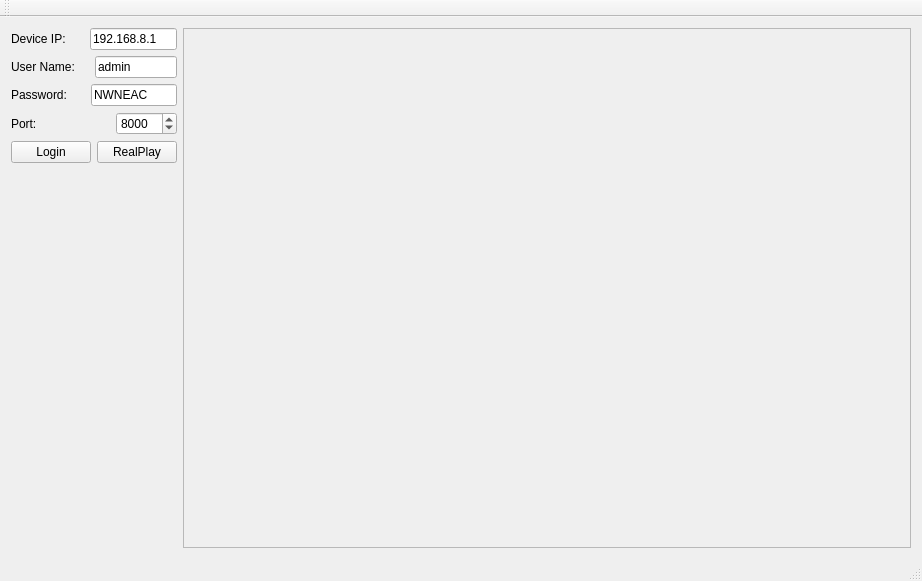
<?xml version="1.0" encoding="UTF-8"?>
<ui version="4.0">
 <class>MainWindow</class>
 <widget class="QMainWindow" name="MainWindow">
  <property name="geometry">
   <rect>
    <x>0</x>
    <y>0</y>
    <width>922</width>
    <height>581</height>
   </rect>
  </property>
  <property name="windowTitle">
   <string>MainWindow</string>
  </property>
  <widget class="QWidget" name="centralWidget">
   <layout class="QHBoxLayout" name="horizontalLayout_6" stretch="1,15">
    <item>
     <layout class="QVBoxLayout" name="verticalLayout_2">
      <item>
       <layout class="QVBoxLayout" name="verticalLayout">
        <item>
         <layout class="QHBoxLayout" name="horizontalLayout">
          <item>
           <widget class="QLabel" name="label">
            <property name="text">
             <string>Device IP:</string>
            </property>
           </widget>
          </item>
          <item>
           <spacer name="horizontalSpacer">
            <property name="orientation">
             <enum>Qt::Horizontal</enum>
            </property>
            <property name="sizeHint" stdset="0">
             <size>
              <width>40</width>
              <height>20</height>
             </size>
            </property>
           </spacer>
          </item>
          <item>
           <widget class="QLineEdit" name="DeviceIPAdd">
            <property name="text">
             <string>192.168.8.1</string>
            </property>
           </widget>
          </item>
         </layout>
        </item>
        <item>
         <layout class="QHBoxLayout" name="horizontalLayout_2">
          <item>
           <widget class="QLabel" name="label_2">
            <property name="text">
             <string>User Name:</string>
            </property>
           </widget>
          </item>
          <item>
           <spacer name="horizontalSpacer_2">
            <property name="orientation">
             <enum>Qt::Horizontal</enum>
            </property>
            <property name="sizeHint" stdset="0">
             <size>
              <width>40</width>
              <height>20</height>
             </size>
            </property>
           </spacer>
          </item>
          <item>
           <widget class="QLineEdit" name="UserName">
            <property name="text">
             <string>admin</string>
            </property>
           </widget>
          </item>
         </layout>
        </item>
        <item>
         <layout class="QHBoxLayout" name="horizontalLayout_3">
          <item>
           <widget class="QLabel" name="label_3">
            <property name="text">
             <string>Password:</string>
            </property>
           </widget>
          </item>
          <item>
           <spacer name="horizontalSpacer_3">
            <property name="orientation">
             <enum>Qt::Horizontal</enum>
            </property>
            <property name="sizeHint" stdset="0">
             <size>
              <width>40</width>
              <height>20</height>
             </size>
            </property>
           </spacer>
          </item>
          <item>
           <widget class="QLineEdit" name="Password">
            <property name="text">
             <string>NWNEAC</string>
            </property>
           </widget>
          </item>
         </layout>
        </item>
        <item>
         <layout class="QHBoxLayout" name="horizontalLayout_4">
          <item>
           <widget class="QLabel" name="label_4">
            <property name="text">
             <string>Port:</string>
            </property>
           </widget>
          </item>
          <item>
           <spacer name="horizontalSpacer_4">
            <property name="orientation">
             <enum>Qt::Horizontal</enum>
            </property>
            <property name="sizeHint" stdset="0">
             <size>
              <width>40</width>
              <height>20</height>
             </size>
            </property>
           </spacer>
          </item>
          <item>
           <widget class="QSpinBox" name="PortSpinBox">
            <property name="maximum">
             <number>65535</number>
            </property>
            <property name="value">
             <number>8000</number>
            </property>
           </widget>
          </item>
         </layout>
        </item>
        <item>
         <layout class="QHBoxLayout" name="horizontalLayout_5">
          <item>
           <widget class="QPushButton" name="LoginBtn">
            <property name="text">
             <string>Login</string>
            </property>
           </widget>
          </item>
          <item>
           <spacer name="horizontalSpacer_5">
            <property name="orientation">
             <enum>Qt::Horizontal</enum>
            </property>
            <property name="sizeHint" stdset="0">
             <size>
              <width>40</width>
              <height>20</height>
             </size>
            </property>
           </spacer>
          </item>
          <item>
           <widget class="QPushButton" name="RealPlayBtn">
            <property name="text">
             <string>RealPlay</string>
            </property>
           </widget>
          </item>
         </layout>
        </item>
       </layout>
      </item>
      <item>
       <spacer name="verticalSpacer">
        <property name="orientation">
         <enum>Qt::Vertical</enum>
        </property>
        <property name="sizeHint" stdset="0">
         <size>
          <width>20</width>
          <height>40</height>
         </size>
        </property>
       </spacer>
      </item>
     </layout>
    </item>
    <item>
     <widget class="QFrame" name="displayFrame">
      <property name="frameShape">
       <enum>QFrame::StyledPanel</enum>
      </property>
      <property name="frameShadow">
       <enum>QFrame::Raised</enum>
      </property>
     </widget>
    </item>
   </layout>
  </widget>
  <widget class="QMenuBar" name="menuBar">
   <property name="geometry">
    <rect>
     <x>0</x>
     <y>0</y>
     <width>922</width>
     <height>26</height>
    </rect>
   </property>
  </widget>
  <widget class="QToolBar" name="mainToolBar">
   <attribute name="toolBarArea">
    <enum>TopToolBarArea</enum>
   </attribute>
   <attribute name="toolBarBreak">
    <bool>false</bool>
   </attribute>
  </widget>
  <widget class="QStatusBar" name="statusBar"/>
 </widget>
 <layoutdefault spacing="6" margin="11"/>
 <resources/>
 <connections/>
</ui>
